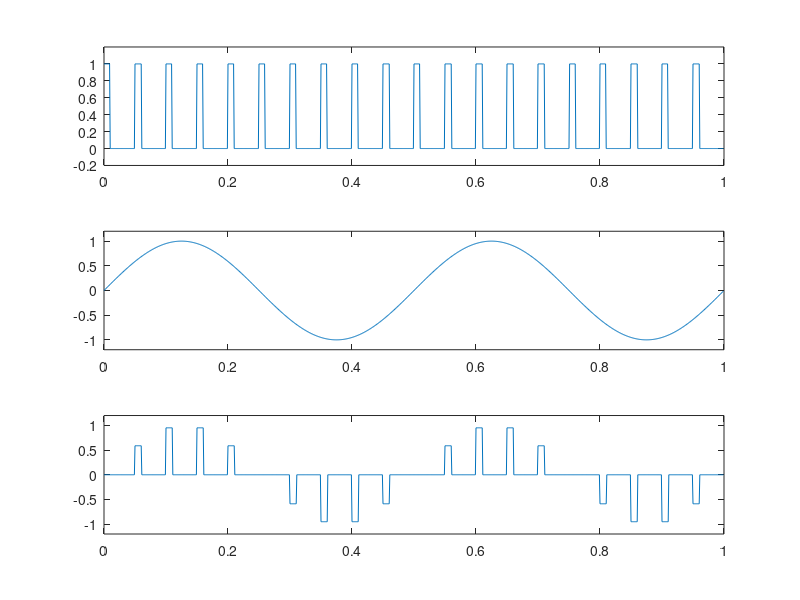

MATLAB code to generate this figure:
% this file generates PAM signal
% 

close all; clear all;

fc = 20;    %carrier frequency
fm = 2;     % message frequency
fs = 1000;  % sampling frequency
t = 1;  
n = [0:1/fs:t];
n = n(1:end - 1);
duty = 20;
s = square(2*pi*fc*n,duty);
s(find(s<0)) = 0;
m = sin(2*pi*fm*n);
period_samp = length(n)/fc;
ind = [1:period_samp:length(n)];
on_samp = ceil(period_samp * duty/100);
pam = zeros(1,length(n));
for i = 1 : length(ind)
   pam(ind(i):ind(i) + on_samp) = m(ind(i));
end

subplot(3,1,1);plot(n,s);ylim([-0.2 1.2]);
subplot(3,1,2);plot(n,m);ylim([-1.2 1.2]);
subplot(3,1,3);plot(n,pam);ylim([-1.2 1.2]);
